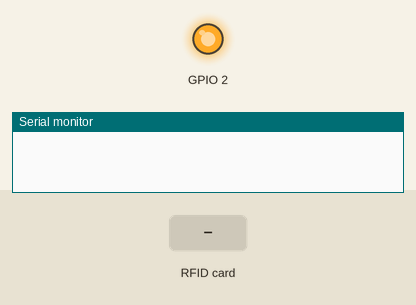
A program run on a simulated ESP32. Parts: output pins drawn as LEDs (lit = HIGH), the last lines printed to the serial monitor. The test bench sets the inputs (shaded band). WiFi joins after 1.5 s; servers stay silent unless stated; the local clock reads 2024-03-15 10:24:30 at power-on unless the program sets it.

Above: at 0.01 s.
At 2.8 s:
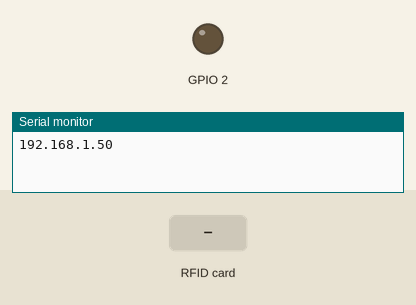
2.9 s: RFID card 5E 7A 19 C4 held to the reader
At 4.0 s:
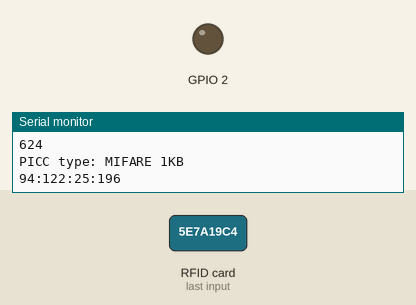
Timing chart, 0 to 5.9 s (numbered marks = the images above; inputs shaded):
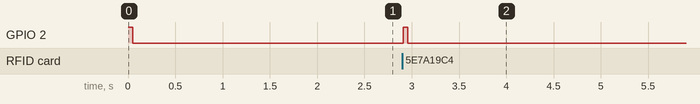

The program:

main.cpp
```cpp
#include <SPI.h>
#include <Arduino.h>
#include <MFRC522.h>
#include <WiFi.h>
#include <FirebaseESP32.h>
#include "time.h"

#define FB_HOST "rfid-3c0f9-default-rtdb.firebaseio.com" // ten project
#define FB_Authen "Ov7vAkDeMpW7Dw2WFZ9G43Me9rQyHS9E170CyQgR"   // authen
#define SS_PIN 21
#define RST_PIN 22

const char *ntpServer = "asia.pool.ntp.org";
const long gmtOffset_sec = 7 * 3600;
const int daylightOffset_sec = 0;

MFRC522 rfid(SS_PIN, RST_PIN); // Instance of the class

MFRC522::MIFARE_Key key;

FirebaseData data;
FirebaseJson json;

String date, month;
int t;

void getTIME()
{
  struct tm timeinfo;
  if (!getLocalTime(&timeinfo))
  {
    Serial.println("Failed to obtain time");
    return;
  }

  month = (timeinfo.tm_mon + 1) >= 10 ? String(timeinfo.tm_mon + 1) : ('0' + String(timeinfo.tm_mon + 1));
  date = String(timeinfo.tm_mday) + " : " + month + " : " + String(timeinfo.tm_year + 1900);
  Serial.println(date);

  t = timeinfo.tm_hour * 60 + timeinfo.tm_min;
  Serial.println(t);
}

void FireBasePushData(String ID)
{
  String path = "/Deviot/" + ID + "/Work-Time/" + date + "/" + String(t);
  // String s = "{\"" + String(t) + "\": \"oke\"}";
  // json.setJsonData(s);
  // Serial.println(s);
  Firebase.set(data, path, "done");

  path = "/Deviot-Date/" + date + "/" + ID;
  Firebase.set(data, path, "done");
  path = "/Deviot-Month/" + month + "/" + ID;
  Firebase.set(data, path, "done");

  // if (Firebase.set(data, path, "oke"))
  // {
  //   Serial.println("SET JSON --------------------");
  //   Serial.println("PASSED");
  //   Serial.println("PATH: " + data.dataPath());
  //   Serial.println("TYPE: " + data.dataType());
  //   Serial.println("ETag: " + data.ETag());
  //   Serial.println();
  // }
  // else
  // {
  //   Serial.println("FAILED");
  //   Serial.println("REASON: " + data.errorReason());
  //   Serial.println("------------------------------------");
  //   Serial.println();
  // }
}
void LED2_FLASH();

void setup()
{
  Serial.begin(115200);

  // cau hinh chan D2 bao hieu th da duoc doc
  pinMode(2, OUTPUT);
  LED2_FLASH();

  WiFi.begin("P401", "thaonghiadung");
  while (WiFi.status() != WL_CONNECTED)
    ;
  Serial.println(WiFi.localIP());

  Firebase.begin(FB_HOST, FB_Authen);

  SPI.begin();     // Init SPI bus
  rfid.PCD_Init(); // Init MFRC522

  for (byte i = 0; i < 6; i++)
  {
    key.keyByte[i] = 0xFF;
  }

  configTime(gmtOffset_sec, daylightOffset_sec, ntpServer);
}

void loop()
{
  // kiem tra xem co the nao duoc quet khong
  if (rfid.PICC_IsNewCardPresent() && rfid.PICC_ReadCardSerial())
  {
    LED2_FLASH();
    getTIME();
    Serial.print(F("PICC type: "));
    MFRC522::PICC_Type piccType = rfid.PICC_GetType(rfid.uid.sak);
    Serial.println(rfid.PICC_GetTypeName(piccType));

    // Check is the PICC of Classic MIFARE type
    if (piccType != MFRC522::PICC_TYPE_MIFARE_MINI &&
        piccType != MFRC522::PICC_TYPE_MIFARE_1K &&
        piccType != MFRC522::PICC_TYPE_MIFARE_4K)
    {
      Serial.println(F("Your tag is not of type MIFARE Classic."));
      return;
    }

    String UID = String(rfid.uid.uidByte[0]);
    for (int i = 1; i < rfid.uid.size; i++)
    {
      UID += ":";
      UID += String(rfid.uid.uidByte[i]);
    }
    Serial.println(UID);
    Serial.println();
    FireBasePushData(UID);

    // Halt PICC  (tam dung PICC)
    rfid.PICC_HaltA();

    // Stop encryption on PCD (dung ma hoa PICC)
    rfid.PCD_StopCrypto1();
  }
}

void LED2_FLASH()
{
  digitalWrite(2, 1);
  delay(50);
  digitalWrite(2, 0);
}
```

Measured:
- after the input at 2.9 s, GPIO 2: LOW → HIGH at once, → LOW 0.05 s later
